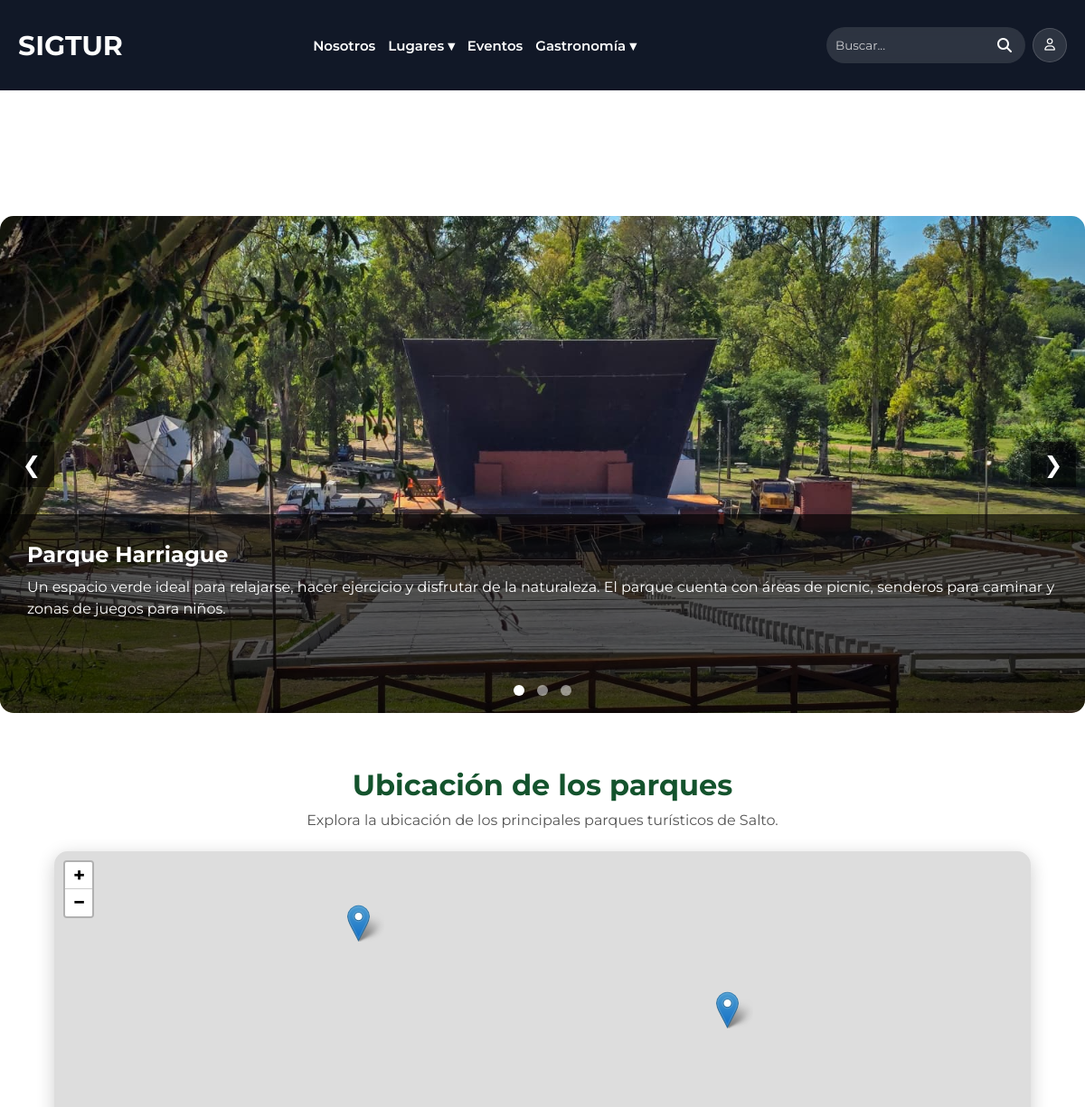
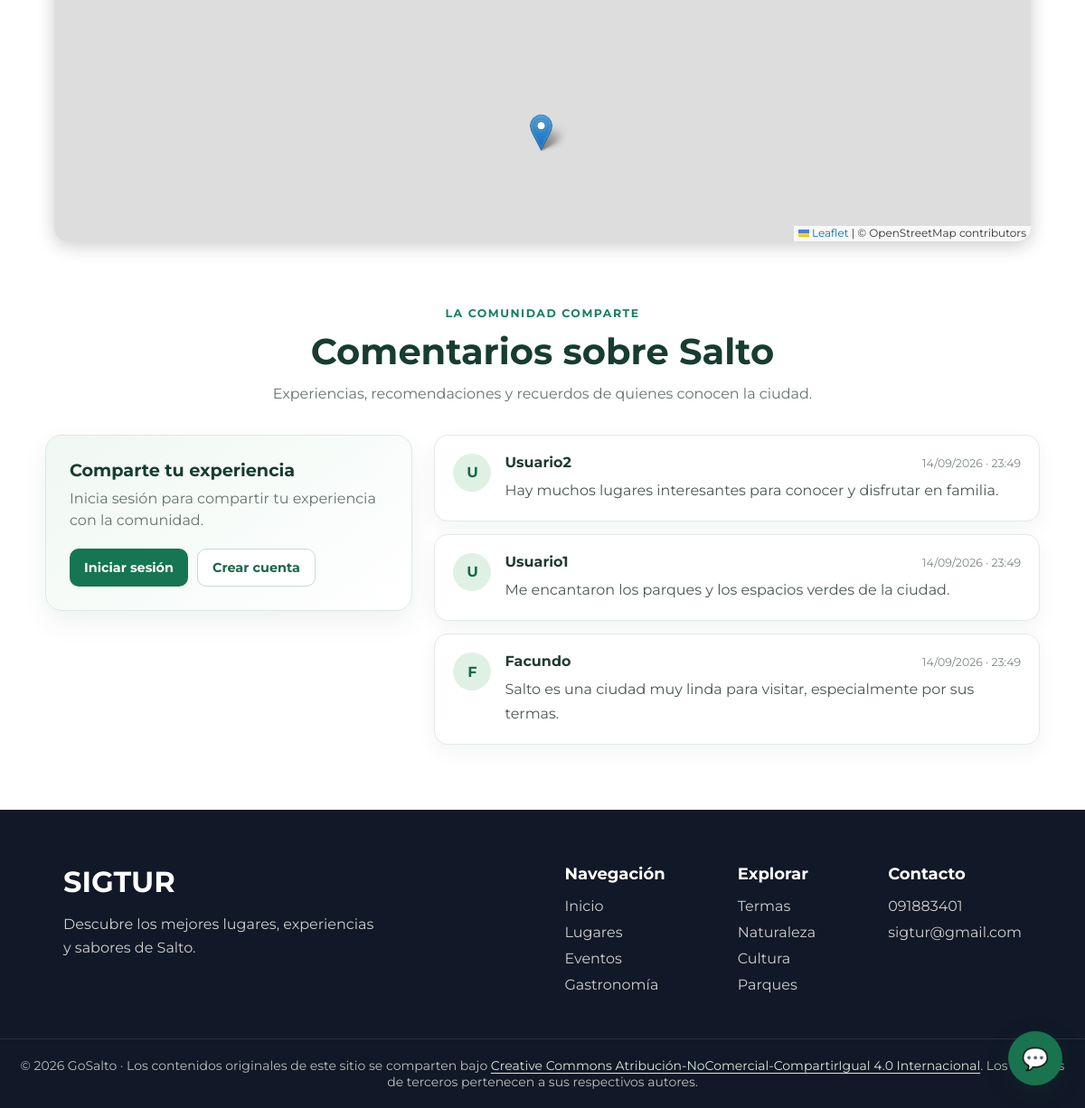
The page /pages/lugares/parques.php on the database its author committed (2 pictures, top to bottom).
### tables this page shows
CREATE TABLE `lugar` (
  `ID_LUGAR` int(11) NOT NULL,
  `NOMBRE` varchar(150) NOT NULL,
  `DESCRIPCION` text DEFAULT NULL,
  `DIRECCION` varchar(200) NOT NULL,
  `IMAGEN` varchar(255) DEFAULT NULL,
  `LATITUD` decimal(10,7) DEFAULT NULL,
  `LONGITUD` decimal(10,7) DEFAULT NULL
);

CREATE TABLE `comentario` (
  `ID_COMENTARIO` int(11) NOT NULL,
  `ID_USUARIO` int(11) NOT NULL,
  `COMENTARIO` text NOT NULL,
  `FECHA` datetime DEFAULT current_timestamp()
);

CREATE TABLE `usuario` (
  `ID_USUARIO` int(11) NOT NULL,
  `ID_ROL` int(11) NOT NULL,
  `NOMBRE` varchar(100) NOT NULL,
  `CONTRASENA` varchar(255) NOT NULL,
  `CORREO` varchar(150) NOT NULL
);

### config/config.php (called while the page is built, shortened)
<?php
function url(string $ruta): string
{
    return BASE_URL . $ruta;
}

### pages/lugares/parques.php (the view, shortened to what this page needs)
<?php
require_once("../../conexion.php");
$sql = "SELECT
            LUGAR.ID_LUGAR,
            LUGAR.NOMBRE,
            LUGAR.DESCRIPCION,
            LUGAR.DIRECCION,
            LUGAR.IMAGEN,
            LUGAR.LATITUD,
            LUGAR.LONGITUD
        FROM LUGAR
        INNER JOIN LUGAR_CATEGORIA
            ON LUGAR.ID_LUGAR = LUGAR_CATEGORIA.ID_LUGAR
        WHERE LUGAR_CATEGORIA.ID_CATEGORIA = 1";
$resultado = $conexion->query($sql);
$parques = $resultado->fetch_all(MYSQLI_ASSOC);
?>
<!DOCTYPE html>
<html lang="es">
<head>
    <link rel="stylesheet" href="../../assets/css/var.css">
    <link rel="stylesheet" href="../../assets/css/styles.css">
    <link rel="stylesheet" href="../../assets/css/componentes.css">
    <link rel="stylesheet" href="../../assets/css/style-secciones.css">
    <link rel="stylesheet" href="../../assets/css/slider.css">
    <link rel="stylesheet" href="../../assets/css/comments.css?v=3">
    <link rel="stylesheet" href="https://cdnjs.cloudflare.com/ajax/libs/font-awesome/6.7.2/css/all.min.css">
    <?php include("../../includes/mapa-head.php"); ?>
</head>
<body>
<main class="main-content pagina-interna">
<?php include("../../includes/navbar.php"); ?>
<section class="slider-container">
    <button class="slider-btn prev">❮</button>
    <?php foreach ($parques as $indice => $parque) { ?>
        <div class="slide <?php echo $indice === 0 ? 'active' : ''; ?>">
            <img
                src="../../<?php echo $parque['IMAGEN']; ?>"
                alt="<?php echo $parque['NOMBRE']; ?>"
            >
            <div class="slide-info">
                <h2>
                    <?php echo $parque['NOMBRE']; ?>
                </h2>
                <p>
                    <?php echo $parque['DESCRIPCION']; ?>
                </p>
            </div>
        </div>
    <?php } ?>
    <button class="slider-btn next">❯</button>
    <div class="slider-dots">
        <?php foreach ($parques as $indice => $parque) { ?>
            <span class="dot <?php echo $indice === 0 ? 'active' : ''; ?>"></span>
        <?php } ?>
    </div>
</section>
<?php include("../../includes/mapa-categoria.php"); ?>
<?php include("../../includes/comments.php"); ?>
</main>
<?php include("../../includes/footer.php"); ?>
<?php include("../../includes/chat-widget.php"); ?>
</body>
</html>

### includes/comments.php (shortened to what this page needs)
<?php
require_once(__DIR__ . "/../conexion.php");
require_once(__DIR__ . "/../config/config.php");
try {
    $resultadoComentarios = $conexion->query(
        "SELECT COMENTARIO.COMENTARIO, USUARIO.NOMBRE, COMENTARIO.FECHA
         FROM COMENTARIO
         INNER JOIN USUARIO ON COMENTARIO.ID_USUARIO = USUARIO.ID_USUARIO
         ORDER BY COMENTARIO.ID_COMENTARIO DESC"
    );
} catch (mysqli_sql_exception $error) {
    error_log("No se pudieron cargar los comentarios: " . $error->getMessage());
    $resultadoComentarios = false;
}
?>
<section class="comentarios" id="comentarios">
    <header class="comentarios-header">
        <span class="comentarios-etiqueta">La comunidad comparte</span>
        <h2>Comentarios sobre Salto</h2>
        <p>Experiencias, recomendaciones y recuerdos de quienes conocen la ciudad.</p>
    </header>
    <div class="comentarios-contenido">
        <div class="comentario-formulario">
            <h3>Comparte tu experiencia</h3>
            <?php if (isset($_SESSION['id_usuario'])) { ?>
                <p class="comentario-sesion">
                    Publicando como <strong><?= htmlspecialchars($_SESSION['nombre'] ?? 'Usuario', ENT_QUOTES, 'UTF-8') ?></strong>
                </p>
                <form action="<?= htmlspecialchars(url('pages/guardar_comentario.php'), ENT_QUOTES, 'UTF-8') ?>" method="POST">
                    <input type="hidden" name="csrf_token" value="<?= htmlspecialchars($_SESSION['csrf_comentario'], ENT_QUOTES, 'UTF-8') ?>">
                    <input type="hidden" name="return_to" value="<?= htmlspecialchars($_SERVER['REQUEST_URI'] ?? '/', ENT_QUOTES, 'UTF-8') ?>">
                    <label for="texto-comentario">Tu comentario</label>
                    <textarea
                        id="texto-comentario"
                        name="comentario"
                        maxlength="2000"
                        rows="5"
                        placeholder="¿Qué te gustó de Salto? Comparte tu recomendación..."
                        required
                    ></textarea>
                    <div class="comentario-formulario-pie">
                        <small>Hasta 2000 caracteres</small>
                        <button type="submit">Publicar comentario</button>
                    </div>
                </form>
            <?php } else { ?>
                <p>Inicia sesión para compartir tu experiencia con la comunidad.</p>
                <div class="comentario-acceso">
                    <a href="<?= htmlspecialchars(url('pages/login.php'), ENT_QUOTES, 'UTF-8') ?>">Iniciar sesión</a>
                    <a href="<?= htmlspecialchars(url('pages/register.php'), ENT_QUOTES, 'UTF-8') ?>">Crear cuenta</a>
                </div>
            <?php } ?>
        </div>
        <div class="comentarios-lista">
            <?php if ($resultadoComentarios === false) { ?>
                <p class="comentarios-vacio">No se pudieron cargar los comentarios en este momento. Inténtalo de nuevo más tarde.</p>
            <?php } elseif ($resultadoComentarios->num_rows === 0) { ?>
                <p class="comentarios-vacio">Todavía no hay comentarios. ¡Sé la primera persona en compartir su experiencia!</p>
            <?php } else { ?>
                <?php while ($comentario = $resultadoComentarios->fetch_assoc()) { ?>
                    <article class="comentario">
                        <div class="comentario-avatar" aria-hidden="true">
                            <?= htmlspecialchars(mb_strtoupper(mb_substr($comentario['NOMBRE'], 0, 1, 'UTF-8'), 'UTF-8'), ENT_QUOTES, 'UTF-8') ?>
                        </div>
                        <div class="comentario-detalle">
                            <div class="comentario-meta">
                                <h3><?= htmlspecialchars($comentario['NOMBRE'], ENT_QUOTES, 'UTF-8') ?></h3>
                                <time datetime="<?= htmlspecialchars($comentario['FECHA'], ENT_QUOTES, 'UTF-8') ?>">
                                    <?= htmlspecialchars(date('d/m/Y · H:i', strtotime($comentario['FECHA'])), ENT_QUOTES, 'UTF-8') ?>
                                </time>
                            </div>
                            <p><?= nl2br(htmlspecialchars($comentario['COMENTARIO'], ENT_QUOTES, 'UTF-8')) ?></p>
                        </div>
                    </article>
                <?php } ?>
            <?php } ?>
        </div>
    </div>
</section>

### assets/css/var.css (style rules this page uses)
:root { --fuente: 'Montserrat', sans-serif; --color-principal: rgb(255, 255, 255); --color-secundario : #f5f5f5; --color-principal-texto: rgb(0, 0, 0); --color-secundario-texto : #555; --color-redes: #333; --tamaño-principal-h1: 30px; --tamaño-principal-fuente: 15px; }

### assets/css/styles.css (style rules this page uses)
* { margin: 0; padding: 0; box-sizing: border-box; font-family: var(--fuente); }
html, body { width: 100%; min-height: 100%; scroll-behavior: smooth; }
body { display: flex; flex-direction: column; min-height: 100vh; }
main { flex: 1; }
.pagina-interna { padding-top:100px; flex:1; }

### assets/css/componentes.css (style rules this page uses)
.slider-container { position: relative; max-width: 1200px; height: 550px; margin: 120px auto 40px auto; overflow: hidden; border-radius: 15px; }
.slide { display: none; width: 100%; height: 100%; position: relative; }
.slide.active { display: block; }
.slide img { width: 100%; height: 100%; object-fit: cover; }
.slide-info { position: absolute; bottom: 0; left: 0; width: 100%; height: 40%; background: rgba(0,0,0,0.65); color: white; padding: 30px; box-sizing: border-box; }
.slide-info h2 { margin-bottom: 10px; }
.slide-info p { line-height: 1.5; }
.slider-btn { position: absolute; top: 50%; transform: translateY(-50%); background: rgba(0,0,0,0.5); color: white; border: none; width: 50px; height: 50px; cursor: pointer; font-size: 25px; z-index: 100; }
.prev { left: 10px; }
.next { right: 10px; }
.slider-dots { position: absolute; bottom: 15px; width: 100%; text-align: center; z-index: 100; }
.dot { width: 12px; height: 12px; background: rgba(255,255,255,0.5); border-radius: 50%; display: inline-block; margin: 0 5px; cursor: pointer; }
.dot.active { background: white; }

### assets/css/slider.css (style rules this page uses)
.slider-container { position: relative; max-width: 1200px; height: 550px; margin: 120px auto 40px auto; overflow: hidden; border-radius: 15px; }
.slide { display: none; width: 100%; height: 100%; position: relative; }
.slide.active { display: block; }
.slide img { width: 100%; height: 100%; object-fit: cover; }
.slide-info { position: absolute; bottom: 0; left: 0; width: 100%; height: 40%; background: rgba(0,0,0,0.65); color: white; padding: 30px; box-sizing: border-box; }
.slide-info h2 { margin-bottom: 10px; }
.slide-info p { line-height: 1.5; }
.slider-btn { position: absolute; top: 50%; transform: translateY(-50%); background: rgba(0,0,0,0.5); color: white; border: none; width: 50px; height: 50px; cursor: pointer; font-size: 25px; z-index: 100; }
.prev { left: 10px; }
.next { right: 10px; }
.slider-dots { position: absolute; bottom: 15px; width: 100%; text-align: center; z-index: 100; }
.dot { width: 12px; height: 12px; background: rgba(255,255,255,0.5); border-radius: 50%; display: inline-block; margin: 0 5px; cursor: pointer; }
.dot.active { background: white; }

### rows shown on the page
lugar: IMAGEN (picture), NOMBRE "Parque Harriague", DESCRIPCION "Un espacio verde ideal para relajarse, hacer ejercicio y disfrutar de la naturaleza. El parque cuenta con áreas de picnic, senderos para caminar y zonas de juegos para niños."
comentario: ID_USUARIO.NOMBRE "U", ID_USUARIO.NOMBRE "Usuario2", FECHA "14/09/2026 · 23:49", COMENTARIO "Hay muchos lugares interesantes para conocer y disfrutar en familia."
comentario: ID_USUARIO.NOMBRE "U", ID_USUARIO.NOMBRE "Usuario1", FECHA "14/09/2026 · 23:49", COMENTARIO "Me encantaron los parques y los espacios verdes de la ciudad."
comentario: ID_USUARIO.NOMBRE "F", ID_USUARIO.NOMBRE "Facundo", FECHA "14/09/2026 · 23:49", COMENTARIO "Salto es una ciudad muy linda para visitar, especialmente por sus termas."

### other values the page prints
$tituloMapaSeguro "Ubicación de los parques"
$descripcionMapaSegura "Explora la ubicación de los principales parques turísticos de Salto."
